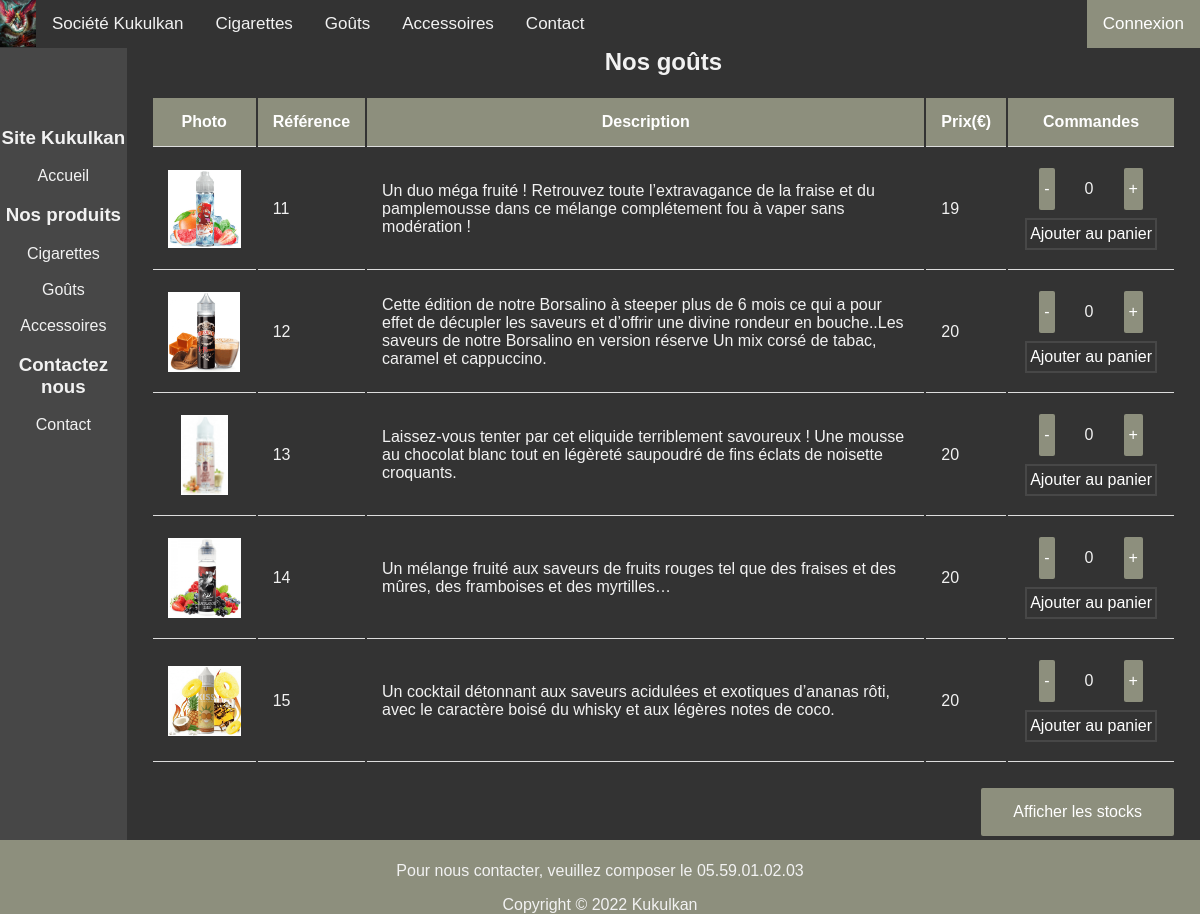
Page /php/pages/produit.php?cat=gouts on the committed database.
### tables this page shows
CREATE TABLE Produit (
  reference int(100) NOT NULL AUTO_INCREMENT PRIMARY KEY,
  img text NOT NULL,
  descriptionProduit text NOT NULL,
  prix int(100) NOT NULL,
  stock int(100) NOT NULL,
  idCategorie int(1) NOT NULL,
  FOREIGN KEY (idCategorie) REFERENCES Categorie(idCategorie)
);

### php/pages/produit.php (the view, shortened to what this page needs)
<html>
<head>
    <link rel="stylesheet" type="text/css" href="../../css/style.css" />
</head>
<body>
    <?php include("../components/header.php"); ?>
    <div class="corps">
        <?php include("../components/menu.php"); ?>
        <div class="principal">
            <?php
            $cnx = mysqli_connect('localhost','devWeb','mdpDevWeb0');
            $req = 'SELECT p.reference, p.img, p.descriptionProduit, p.prix, p.stock, c.nom as categorie
                FROM Produit as p
                INNER JOIN Categorie as c
                WHERE p.idCategorie = c.idCategorie';
            $result = mysqli_query($cnx,$req);
            $tabProduits = array();
            $row = 1;
            while ($data = mysqli_fetch_assoc($result)) {
                $tabProduits[$row] = array(
                    "cat" => $data['categorie'],
                    "ref" => $data['reference'],
                    "prix" => $data['prix'],
                    "description" => $data['descriptionProduit'],
                    "img" => $data['img'],
                    "stock" => $data['stock']
                );
                $row ++;
            }
            switch($_GET['cat']){
                case "gouts":
                    echo "<h2>Nos goûts</h2>";
                    $id = "tabGout";
                    break;
            }
            echo('
            <table id="'.$id.'">
            <tr>
                <th>Photo</th>
                <th>Référence</th>
                <th>Description</th>
                <th>Prix(€)</th>
                <th>Commandes</th>
            </tr>
            ');
            foreach ($tabProduits as $indice => $produit) {
                if($produit['cat'] == $_GET['cat']){
                    echo('
                    <tr>
                        <td><img src='.$produit['img'].' onclick="zoomer(this)"/></td>
                        <td>'.$produit['ref'].'</td>
                        <td>'.$produit['description'].'</td>
                        <td>'.$produit['prix'].'</td>
                        <td>
                            <div class="divCommande" id="commande_0">
                                <input type="button" class="button" value="-" onclick="diminuer(this)">
                                <p>0</p>
                                <input type="button" class="button" value="+" onclick="augmenter(this)">
                            </div>
                            <input type="button" class="buttonPanier" value="Ajouter au panier" onclick="ajouterPanier(this)">
                        </td>
                    </tr>'
                    );
                }
            }
            ?>
            </table>
            <div style="text-align:right; margin-top: 20px;" id="divBouton">
                <?php echo('
                <input type="button" class="button" id="boutonStock" value="Afficher les stocks" onclick="afficherStocks(\''.$id.'\')">
                '); ?>
            </div>
        </div>
    </div>
    <?php include("../components/footer.php"); ?>
</body>
</html>

### css/style.css (style rules this page uses)
body { margin: 0; color: #f2f2f2; font-family: Arial, Helvetica, sans-serif; display: flex; flex-direction: column; align-content: stretch; width: 100%; height: 100%; }
h2 { margin-top: 0px; }
.corps { text-align: center; display: flex; justify-content: space-between; width: 100%; height: 100%; object-fit: contain; }
.principal { background-color: #333; padding: 0% 2%; text-align: center; width: 89%; height: auto; object-fit: contain; }
img { max-width: 100%; height: auto; object-fit: contain; }
table { display: flex; justify-content: center; max-width: 100%; height: auto; object-fit: contain; }
table img { width:150px; height:80px; }
th, td { padding: 15px; text-align: left; border-bottom: 1px solid #ddd; }
th { background-color: #8d8f7d; color: white; text-align: center; }
.button { background-color: #8d8f7d; border: none; color: white; padding: 15px 32px; text-align: center; text-decoration: none; display: inline-block; font-size: 16px; margin: 4px 2px; cursor: pointer; border-radius: 2px; transition-duration: 0.2s; }
.divCommande { display: flex; justify-content: space-around; width: 100%; height: auto; object-fit: contain; }
.divCommande .button { padding: 0px 5px; }
.buttonPanier { background-color: transparent; color: white; padding: 5px 3px; text-align: center; text-decoration: none; display: inline-block; font-size: 16px; margin: 4px 2px; cursor: pointer; border: 2px solid rgb(71, 71, 71); }

### rows in the picture
produit: img (picture), reference "11", descriptionProduit "Un duo méga fruité ! Retrouvez toute l’extravagance de la fraise et du pamplemousse dans ce mélange complétement fou à vaper sans modération !", prix "19"
produit: img (picture), reference "12", descriptionProduit "Cette édition de notre Borsalino à steeper plus de 6 mois ce qui a pour effet de décupler les saveurs et d’offrir une divine rondeur en bouche..Les saveurs de notre Borsalino en version réserve Un mix corsé de tabac, caramel et cappuccino.", prix "20"
produit: img (picture), reference "13", descriptionProduit "Laissez-vous tenter par cet eliquide terriblement savoureux ! Une mousse au chocolat blanc tout en légèreté saupoudré de fins éclats de noisette croquants.", prix "20"
produit: img (picture), reference "14", descriptionProduit "Un mélange fruité aux saveurs de fruits rouges tel que des fraises et des mûres, des framboises et des myrtilles…", prix "20"
produit: img (picture), reference "15", descriptionProduit "Un cocktail détonnant aux saveurs acidulées et exotiques d’ananas rôti, avec le caractère boisé du whisky et aux légères notes de coco.", prix "20"
